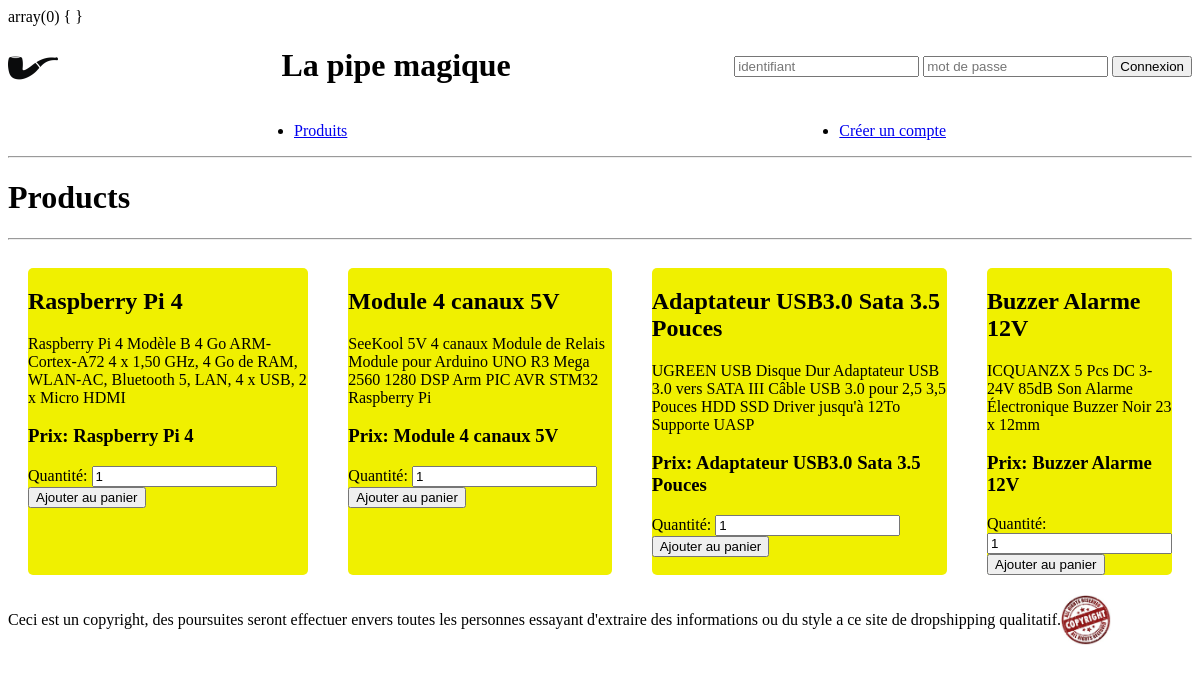
Page /controllers/Products.php on the earlier database version.
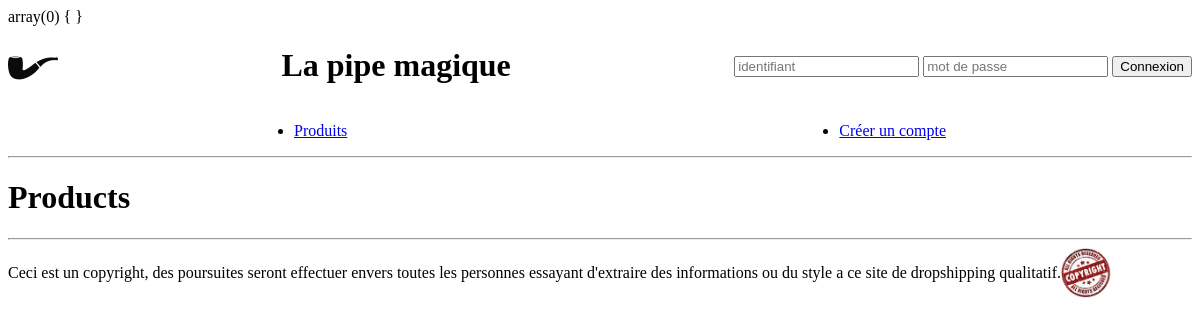
Same page on the later database version.
### tables this page shows
CREATE TABLE IF NOT EXISTS Products (
  `id` int NOT NULL PRIMARY KEY AUTO_INCREMENT,
  `name` varchar(40) NOT NULL,
  `description` text NOT NULL,
  `price` float NOT NULL
);

### controllers/Products.php (called while the page is built)
<?php
require_once('../models/RessourceController.php');
$produts=$pdo->getProducts();
require_once('../views/Header.php');
require_once('../views/Products.php');
require_once('../views/Footer.php');
?>

### models/RessourceController.php (called while the page is built, shortened)
<?php
require_once('../models/PDO.php');
$pdo= new DataBase();
?>

### models/PDO.php (called while the page is built, shortened)
<?php
class DataBase{
    private $_db;
    public function setDb(PDO $db){
        $this->_db = $db;
    }
    public function getProducts(){
        $sth = $this->_db->query("select * from Products");
        $resultat = $sth->fetchAll();
        return $resultat;
    }
}
?>

### views/Products.php (the view, shortened to what this page needs)
<h1>Products</h1>
<hr>
<div class="products" style="display:flex;">
<?php
	foreach($produts as $product){
		echo '<section style="background:#F0F000;margin:20px;border-radius: 5px;;">';
		echo '<h2>'.$product["name"].'</h2>';
		echo '<p>'.$product["description"].'</p>';
		echo '<h3>Prix: '.$product["name"].'</h3>';
		echo '<form action="" method="post">';
			echo '<label for="number">Quantité: </label>';
			echo '<input type="number" name="number" value="1">';
			echo '<input type="submit" value="Ajouter au panier">';
		echo '</form>';
		echo '</section>';
	}
?>
</div>

Differences in the rows shown:
removed products: name "Raspberry Pi 4", description "Raspberry Pi 4 Modèle B 4 Go ARM-Cortex-A72 4 x 1,50 GHz, 4 Go de RAM, WLAN-AC, Bluetooth 5, LAN, 4 x USB, 2 x Micro HDMI"
removed products: name "Module 4 canaux 5V", description "SeeKool 5V 4 canaux Module de Relais Module pour Arduino UNO R3 Mega 2560 1280 DSP Arm PIC AVR STM32 Raspberry Pi"
removed products: name "Adaptateur USB3.0 Sata 3.5 Pouces", description "UGREEN USB Disque Dur Adaptateur USB 3.0 vers SATA III Câble USB 3.0 pour 2,5 3,5 Pouces HDD SSD Driver jusqu'à 12To Supporte UASP"
removed products: name "Buzzer Alarme 12V", description "ICQUANZX 5 Pcs DC 3-24V 85dB Son Alarme Électronique Buzzer Noir 23 x 12mm"
